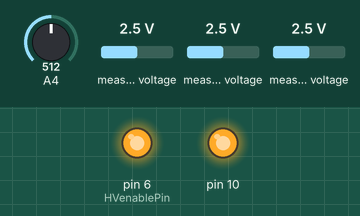
The sketch below on a simulated Arduino Uno, built with avr-gcc and run on an emulated ATmega328P. Parts: output pins drawn as LEDs (lit = HIGH). Wiring (inferred from the names in the program): MCP3208 converter: CS pin 17. The inputs (shaded band) are chosen by the test bench; at power-on: A4 = 512, measured voltage 2.5 V. Pins used as bus, display or sensor lines are not drawn; what the sketch prints to the serial monitor is not drawn.

Above: at 0.1 s.
At 3.1 s:
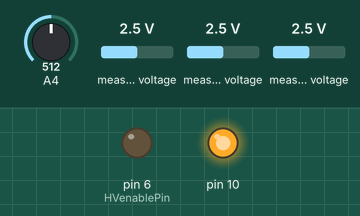
Timing chart, 0 to 4.6 s (numbered marks = the images above):
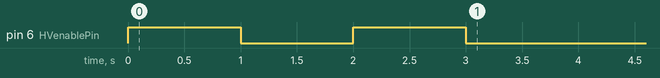

The sketch:

mcp3208_ADC_example001.pde
```cpp
// copied from forum at http://arduino.cc/forum/index.php/topic,53082.0.html near bottom of thread
// by jdubulator1

#include <SPI.h>

#define ADCSelectPin 17
#define HVenablePin 6

void setup()
{
  Serial.begin(57600);
  pinMode(ADCSelectPin,OUTPUT);
  digitalWrite(ADCSelectPin,HIGH);
  SPI.begin();
  SPI.setClockDivider(SPI_CLOCK_DIV8);
  analogReference(EXTERNAL);
  pinMode(A4, INPUT);
  digitalWrite(A4, LOW);
  pinMode(HVenablePin,OUTPUT);
  digitalWrite(HVenablePin,HIGH);
  delay(1000);
  digitalWrite(HVenablePin,LOW);
  delay(1000);
  digitalWrite(HVenablePin,HIGH);
  delay(1000);
  digitalWrite(HVenablePin,LOW);
  delay(1000);
  digitalWrite(HVenablePin,HIGH);
  digitalWrite(HVenablePin,LOW);

}

#define AREFmv 3000
#define DEF12bits 4096
#define DEF10bits 1024
#define DEF12vR1 1000
#define DEF12vR2 5100
#define DEFmaxV 18300

// MAX6030 precision 3.000V reference
#define AREFvolts 3.000
#define AREFscaler 6.1  // divider ratio... 5.1k / 1k
//#define AREFmult 3735 // 3735 ~= 1000 * 3000 / 1024 * 5.1;
#define AREFmult 4468 // 4468 ~= 1000 * 3000 / 1024 * 6.1;
#define AREFdiv 1000 // divide afterwards to get back to an INT
#define batteryThresholdMilliVolts 3550

void loop()
{
  float time = micros();
  for(int i = 0;i<1000;i++)
  {
    readADC(0);
  }
  float time1 = micros();

  /* Serial.print((time1-time)/1000);
  Serial.print(" 0 = ");
  Serial.print(readADC(0),DEC);
  Serial.print("  1 = ");
  Serial.print(readADC(1),DEC);
  Serial.print("  2 = ");
  Serial.print(readADC(2),DEC);
  Serial.print("  3 = ");
  Serial.print(readADC(3),DEC); */

  delay(5);
  uint16_t crap5 = readADC(1);
  delay(5);
  uint16_t crap3 = readADC(2);
  delay(5);
  uint16_t crap = analogRead(A4) ;
  delay(5);

  Serial.print("adc4=");
  Serial.print(crap3,DEC);
  uint16_t crap4 = crap3 >> 2;
  Serial.print(" shifted=");
  Serial.print(crap4);


  long mv = long(crap3) * AREFmult;
  mv = mv / AREFdiv;

  //float volts = float(crap3) * AREFvolts * AREFscaler / DEF12bits;

  Serial.print(" mv=");
  Serial.print(mv);
  //Serial.print(" V=");
  //Serial.print(volts,4);
  Serial.print(" mapped=");
  Serial.println(map(crap3,0,DEF12bits,0,DEFmaxV));


//
  Serial.print("adc5=");
  Serial.print(crap5,DEC);
  uint16_t crap6 = crap5 >> 2;
  Serial.print(" shifted=");
  Serial.print(crap6);

  mv = long(crap5) * AREFmult;
  mv = mv / AREFdiv;

  //volts = float(crap5) * AREFvolts * AREFscaler / DEF12bits;
  Serial.print(" mv=");
  Serial.print(mv);
  //Serial.print(" V=");
  //Serial.print(volts,4);
  Serial.print(" mapped=");
  Serial.println(map(crap5,0,DEF12bits,0,DEFmaxV));


//
  uint16_t crap2 = crap << 2;
  Serial.print("  A4=");
  Serial.print(crap);
  Serial.print(" shifted=");
  Serial.print(crap2);

  mv = long(crap2) * AREFmult;
  mv = mv / AREFdiv;

  //volts = float(crap2) * AREFvolts * AREFscaler / DEF12bits;

  Serial.print(" mv=");
  Serial.print(mv);
  //Serial.print(" V=");
  //Serial.print(volts,4);
  Serial.print(" mapped=");
  Serial.println(map(crap2,0,DEF12bits,0,DEFmaxV));


//  mv = double(((crap * AREFmv) / DEF10bits) / (DEF12vR1 / (DEF12vR2+DEF12vR1)));

  /* Serial.print("  5 = ");
  Serial.print(readADC(5),DEC);
  Serial.print("  6 = ");
  Serial.print(readADC(6),DEC);
  Serial.print("  7 = ");
  Serial.print(readADC(7),DEC);
  delay(20);
  Serial.print("\b\b\b\b\b\b\b\b\b\b\b\b\b\b\b\b\b\b\b\b\b\b\b\b\b\b\b\b\b\b\b\b\b\b\b\b\b\b\b\b\b\b\b\b\b\b\b\b\b\b\b\b\b\b\b\b\b\b\b\b\b\b\b\b\b\b\b\b\b\b\b\b\b\b\b\b\b\b\b\b\b\b\b\b");
  */
  Serial.println();
  delay(2000);
}

byte commandMSB = 0x00;
byte msb = 0x00;
byte lsb = 0x00;

uint16_t readADC(int channel)
{
  uint16_t output;
  //Channel must be from 0 to 7
  //Shift bits to match datasheet for MCP3208
  commandMSB = B00000110;
  uint16_t commandBytes = (uint16_t) (commandMSB<<8|channel<<6);

  //Select ADC
  digitalWrite(ADCSelectPin, LOW);
  //send start bit and bit to specify single or differential mode (single mode chosen here)
  SPI.transfer((commandBytes>>8) & 0xff);

  msb = SPI.transfer((byte)commandBytes & 0xff) & B00001111;
  lsb = SPI.transfer(0x00);

  digitalWrite(ADCSelectPin,HIGH);


  // cast before shiting the byte
  return(((uint16_t) msb) <<8 | lsb);
}
```
